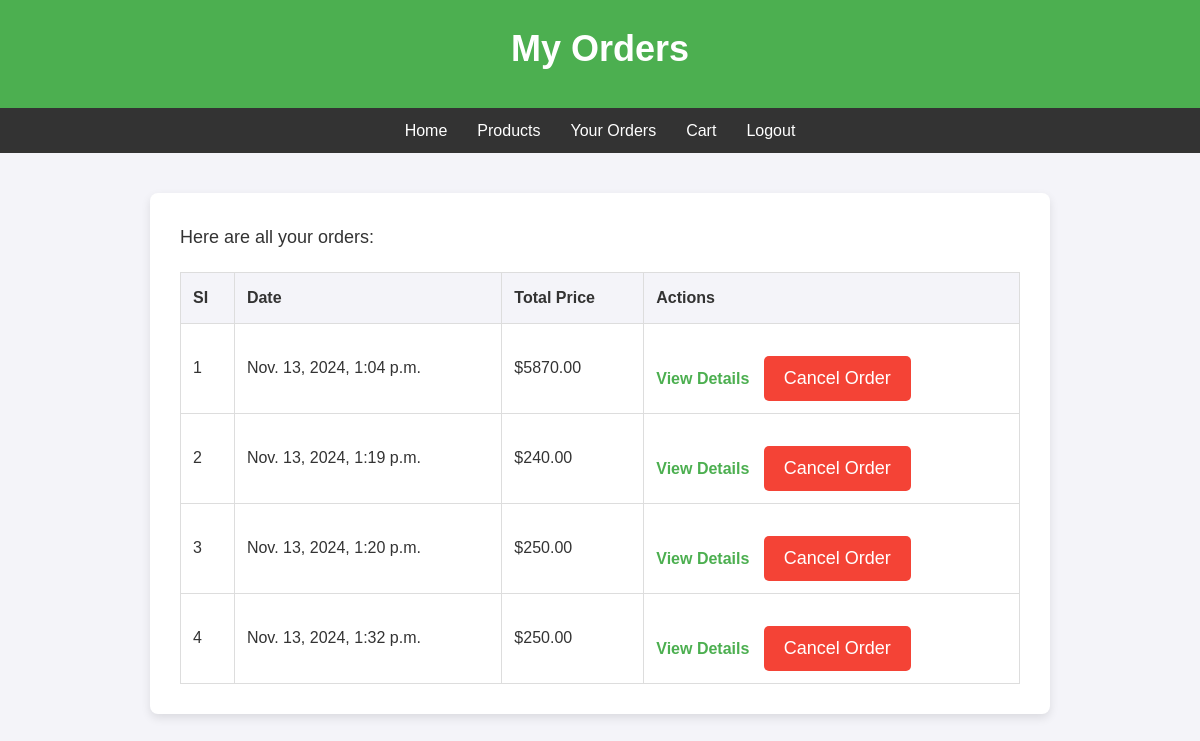
/orders/ (signed in), run on the app's committed database.
### myapp/models.py (models this page shows, shortened)
class Order(models.Model):
    user = models.ForeignKey(settings.AUTH_USER_MODEL, on_delete=models.CASCADE)
    cart = models.ForeignKey(Cart, on_delete=models.CASCADE)
    total_price = models.DecimalField(max_digits=10, decimal_places=2)
    created_at = models.DateTimeField(auto_now_add=True)

### myapp/views.py (the view)
# urls.py: path('orders/', views.orders_list, name='orders_list'),
def orders_list(request):
    orders = Order.objects.prefetch_related('items__plant').filter(user=request.user)
    return render(request, 'orders_list.html', {'orders': orders})

### templates/orders_list.html (shortened to what this page needs)
{% load static %}
<!DOCTYPE html>
<html lang="en">
<head>
</head>
<body>
    <header>
        <h1>My Orders</h1>
    </header>
    {% if user.is_authenticated %}
    <nav class="navbar">
        <ul>
            <li><a href="{% url 'home' %}">Home</a></li>
            <li><a href="{% url 'plant_list' %}">Products</a></li>
            <li><a href="{% url 'orders_list' %}">Your Orders</a></li>
            <li><a href="{% url 'cart_view' %}">Cart</a></li>
            <li><a href="{% url 'custom_logout' %}">Logout</a></li>
        </ul>
    </nav>
{% endif %}
    <div class="orders-list">
        <p>Here are all your orders:</p>
        {% if orders %}
        <table>
            <thead>
                <tr>
                    <th>SI</th>
                    <th>Date</th>
                    <th>Total Price</th>
                    <th>Actions</th>
                </tr>
            </thead>
            <tbody>
                {% for order in orders %}
                <tr>
                    <td>{{ forloop.counter }}</td>
                    <td>{{ order.created_at }}</td>
                    <td>${{ order.total_price }}</td>
                    <td>
                        <a href="{% url 'order_details' order.id %}" class="view-details">View Details</a>
                        <form method="POST" action="{% url 'cancel_order' order.id %}" style="display:inline;">
                            <button type="submit" class="cancel-btn">Cancel Order</button>
                        </form>
                    </td>
                </tr>
                {% endfor %}
            </tbody>
        </table>
        {% else %}
        <p>You have no orders yet.</p>
        {% endif %}
    </div>
</body>
</html>

### templates/orders_list.html (style rules this page uses)
* { margin: 0; padding: 0; box-sizing: border-box; }
header h1 { font-size: 36px; margin-bottom: 10px; }
nav.navbar { background-color: #333; padding: 10px; }
nav.navbar ul { list-style: none; display: flex; justify-content: center; }
nav.navbar ul li { margin: 0 15px; }
nav.navbar ul li a { color: white; text-decoration: none; font-size: 16px; }
body { font-family: 'Arial', sans-serif; background-color: #f4f4f9; color: #333; line-height: 1.6; }
header { background-color: #4CAF50; color: white; text-align: center; padding: 20px 0; box-shadow: 0 2px 5px rgba(0, 0, 0, 0.1); }
.orders-list { width: 90%; max-width: 900px; margin: 40px auto; background-color: white; padding: 30px; border-radius: 8px; box-shadow: 0 4px 10px rgba(0, 0, 0, 0.1); }
.orders-list p { font-size: 18px; margin-bottom: 15px; }
.orders-list table { width: 100%; border-collapse: collapse; margin-top: 20px; }
.orders-list table, .orders-list th, .orders-list td { border: 1px solid #ddd; }
.orders-list th, .orders-list td { padding: 12px; text-align: left; }
.orders-list th { background-color: #f4f4f9; color: #333; }
.cancel-btn { background-color: #f44336; color: white; padding: 12px 20px; border: none; border-radius: 5px; cursor: pointer; font-size: 18px; margin-top: 20px; transition: background-color 0.3s ease; }
.view-details { color: #4CAF50; text-decoration: none; font-weight: bold; margin-right: 10px; }

### data on the page
Order: created_at "Nov. 13, 2024, 1:04 p.m.", total_price "5870.00"
Order: created_at "Nov. 13, 2024, 1:19 p.m.", total_price "240.00"
Order: created_at "Nov. 13, 2024, 1:20 p.m.", total_price "250.00"
Order: created_at "Nov. 13, 2024, 1:32 p.m.", total_price "250.00"
